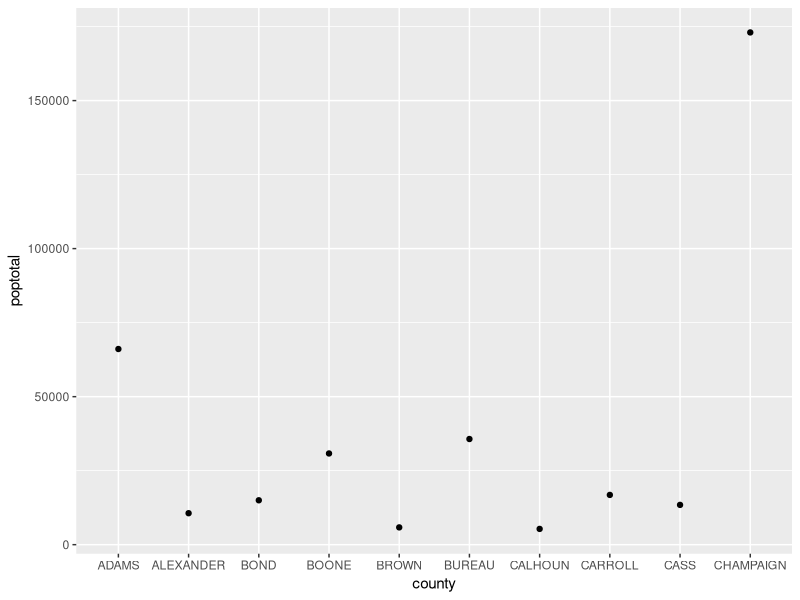
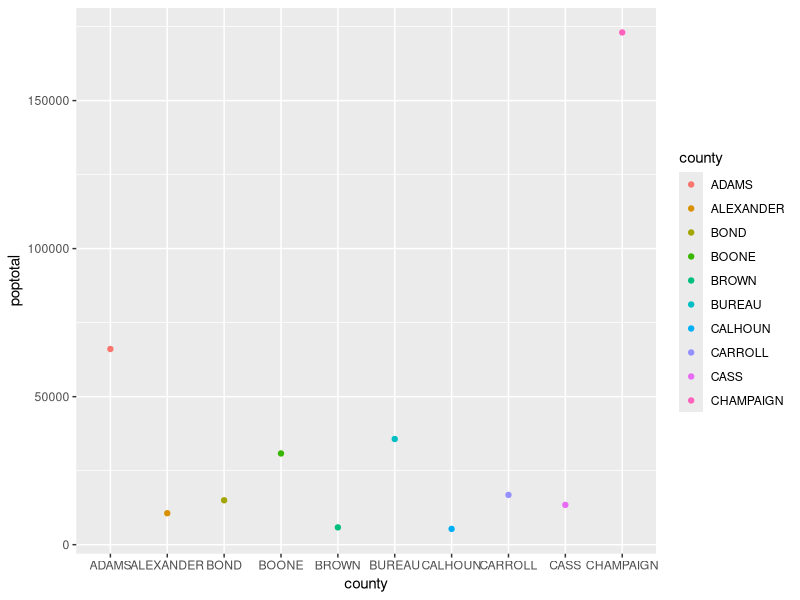
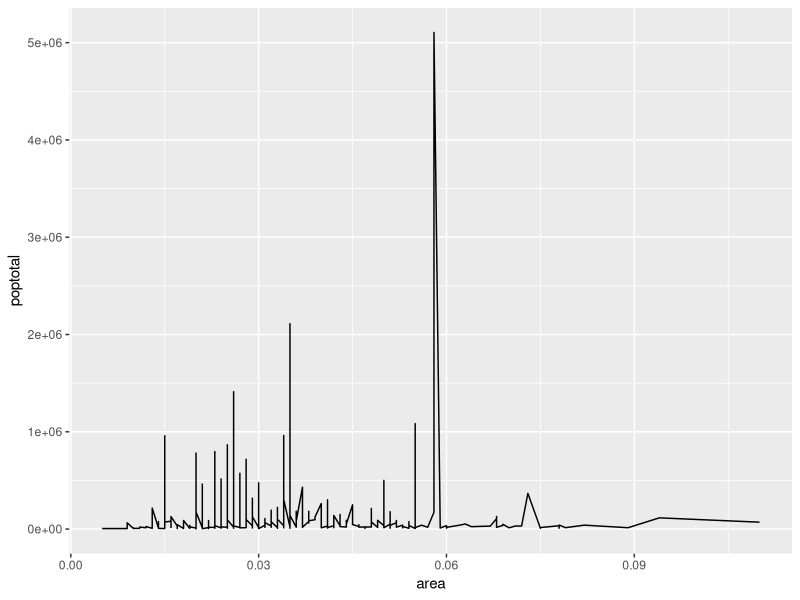
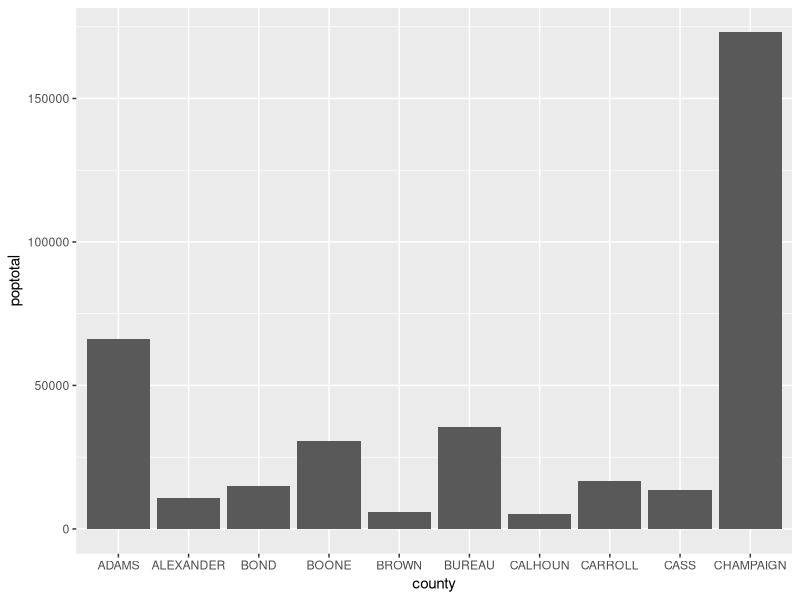
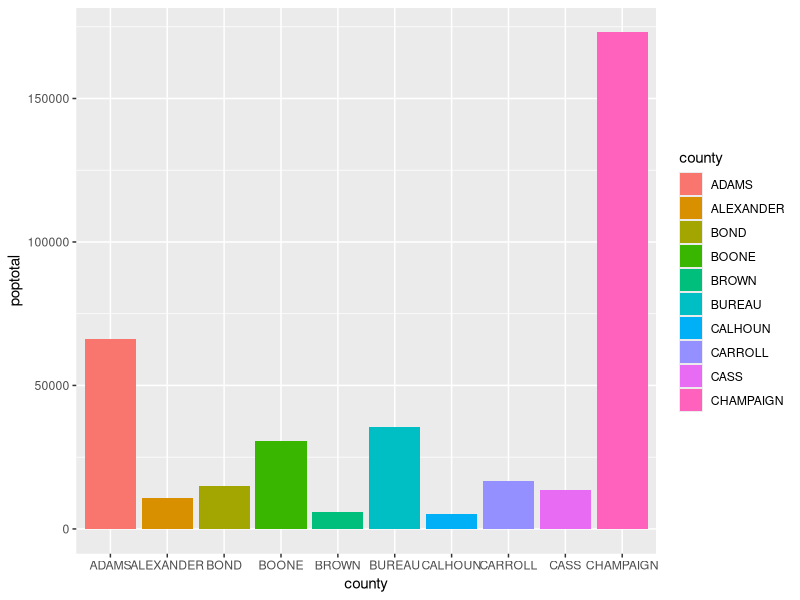
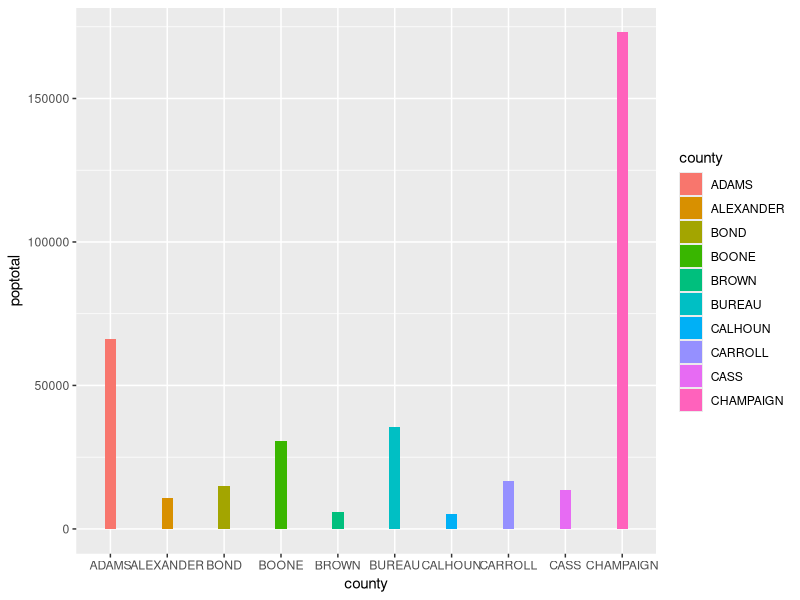
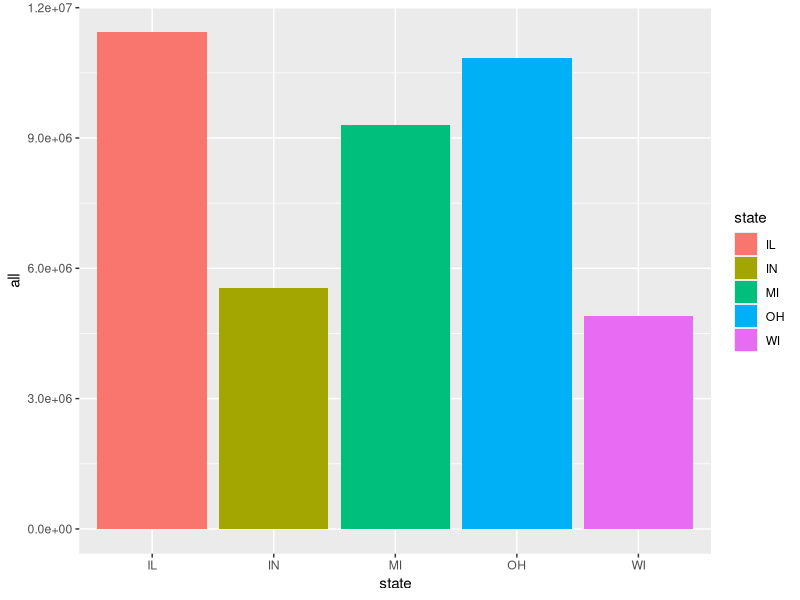
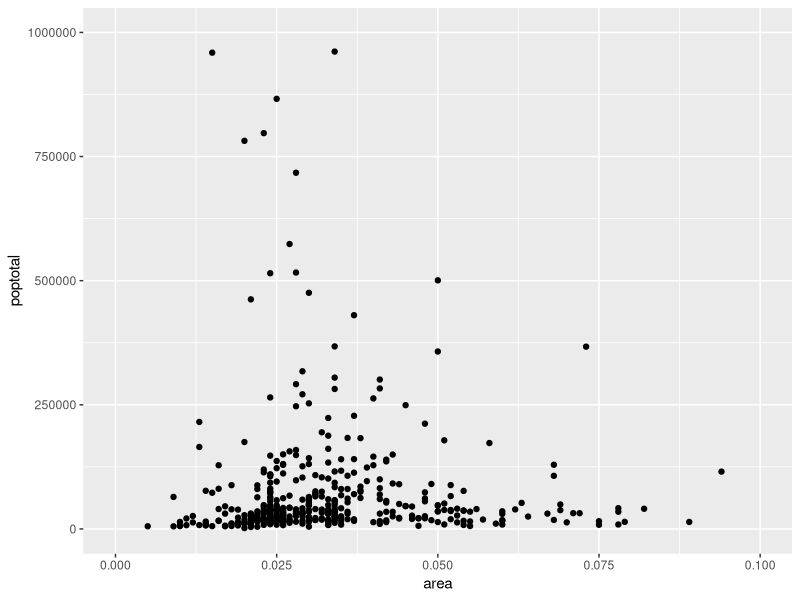

These figures' R source, in order:
## ---- chunk 1
knitr::opts_chunk$set(echo = TRUE)
## ---- chunk 2
library(ggplot2)
midwest
## ---- chunk 3
library(ggplot2)
ggplot(midwest[1:10,], aes(x=county, y=poptotal)) + 
  geom_point()
## ---- chunk 4
library(ggplot2)
ggplot(midwest[1:10,], aes(x=county, y=poptotal, color=county)) + 
  geom_point()
## ---- chunk 5
library(ggplot2)
ggplot(midwest, aes(x=area, y=poptotal)) + 
  geom_line()
## ---- chunk 6
library(ggplot2)
ggplot(midwest[1:10,], aes(x=county, y=poptotal)) + 
  geom_bar(stat="identity")
## ---- chunk 7
library(ggplot2)
ggplot(midwest[1:10,], aes(x=county, y=poptotal, fill=county)) +
  geom_bar(stat="identity")
## ---- chunk 8
library(ggplot2)
ggplot(midwest[1:10,], aes(x=county, y=poptotal, fill=county)) + 
  geom_bar(stat="identity", width=0.2) 
## ---- chunk 9
library(tidyverse)
midwest %>% group_by(state) %>% summarise(all = sum(poptotal)) %>%
  ggplot(aes(x=state,y=all, fill=state)) + 
  geom_bar(stat="identity")
## ---- chunk 10
#library(ggplot2)
ggplot(midwest, aes(x=area, y=poptotal)) + 
  geom_point() +
  xlim(c(0, 0.1)) + ylim(c(0, 1000000))
## ---- chunk 11
library(ggplot2)
ggplot(midwest[1:10,], aes(x=county, y=poptotal)) + 
  geom_bar(stat="identity") +
  labs(title="Population", x="County", y="Population")

## ---- chunk 12
library(ggplot2)
ggplot(midwest[1:10,], aes(x=county, y=poptotal, color=county)) + 
  geom_point() +
  theme(axis.text.x = element_text(angle = 45, vjust = 1, hjust=1))
## ---- chunk 13
library(ggplot2)
ggplot(midwest[1:10,], aes(x=county, y=poptotal)) + 
  geom_bar(stat="identity") +
  coord_flip()
## ---- chunk 14
library(ggplot2)
ggplot(midwest, aes(x=area, fill=area)) + 
  geom_histogram()
## ---- chunk 15
library(ggplot2)
ggplot(midwest, aes(x=area, y=poptotal, color=area)) + 
  geom_point() +
  facet_grid(state ~ .)
## ---- chunk 16
library(ggplot2)
ggplot(midwest, aes(x=area, y=poptotal, color=area)) + 
  geom_point() +
  facet_grid(. ~ state)
## ---- chunk 17
library(ggplot2)
ggplot(midwest,aes(area,popamerindian)) + geom_bin2d(bins=10)
## ---- chunk 18
library(ggplot2)
ggplot(midwest[1:10,], aes(x=county, y=poptotal)) + 
  geom_point()
## ---- chunk 19
library(ggplot2)
plot(midwest[,4:10])
## ---- chunk 20
ggplot(mtcars,aes(x=wt,y=mpg)) + 
  geom_point() + 
  geom_smooth(method = "lm")
